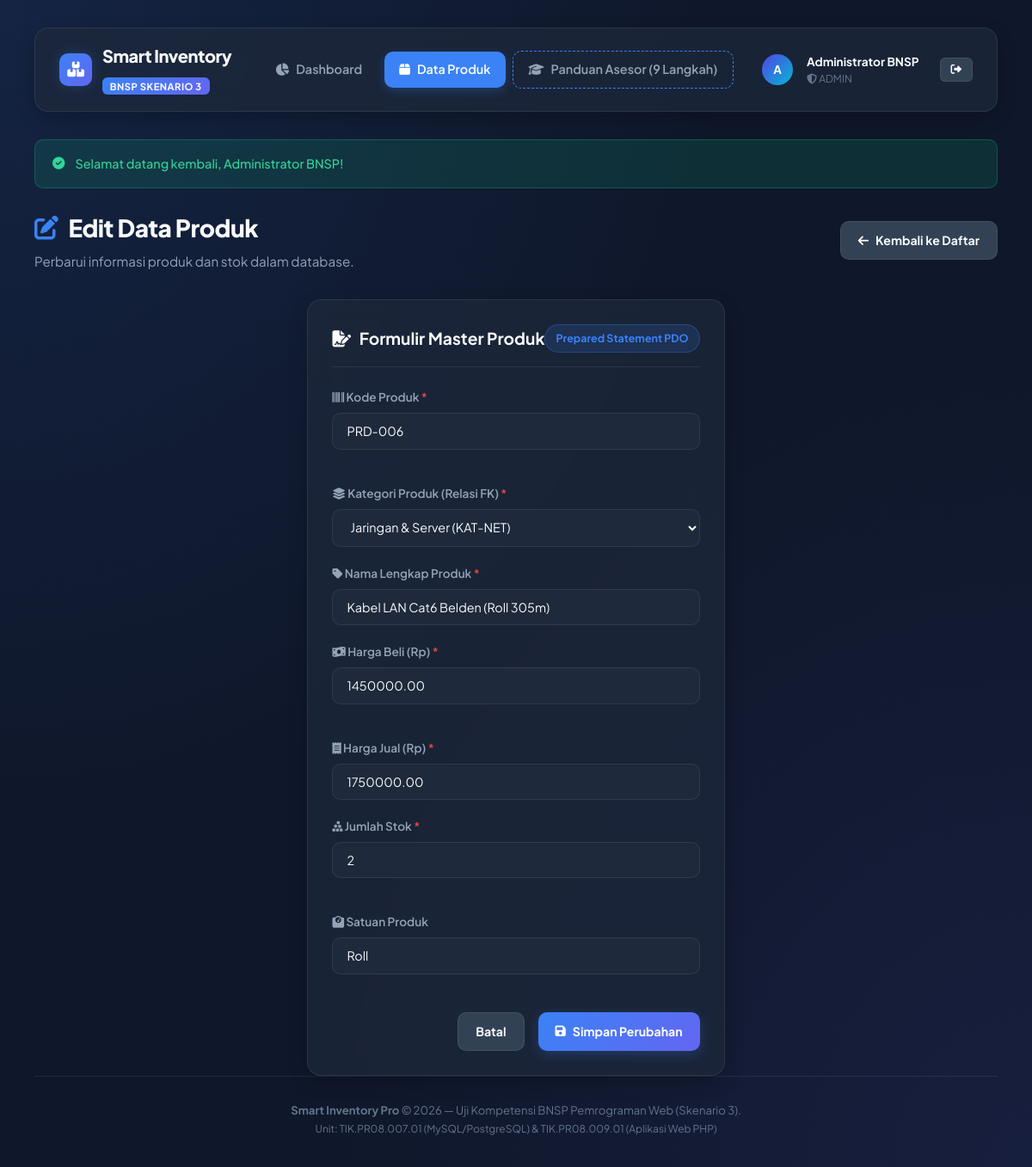
/index.php?action=product_edit&id=6 (signed in), run on the app's committed database.
### tables this page shows
CREATE TABLE `produk` (
    `id` INT AUTO_INCREMENT PRIMARY KEY,
    `kategori_id` INT NOT NULL,
    `kode_produk` VARCHAR(30) NOT NULL UNIQUE,
    `nama_produk` VARCHAR(150) NOT NULL,
    `harga_beli` DECIMAL(12, 2) NOT NULL DEFAULT 0.00,
    `harga_jual` DECIMAL(12, 2) NOT NULL DEFAULT 0.00,
    `stok` INT NOT NULL DEFAULT 0,
    `satuan` VARCHAR(20) NOT NULL DEFAULT 'Unit',
    `status` ENUM('tersedia', 'menipis', 'habis') DEFAULT 'tersedia',
    `gambar` VARCHAR(255) NULL,
    `created_at` TIMESTAMP DEFAULT CURRENT_TIMESTAMP,
    `updated_at` TIMESTAMP DEFAULT CURRENT_TIMESTAMP ON UPDATE CURRENT_TIMESTAMP,
    CONSTRAINT `fk_produk_kategori` 
        FOREIGN KEY (`kategori_id`) 
        REFERENCES `kategori` (`id`) 
        ON DELETE RESTRICT 
        ON UPDATE CASCADE,
    INDEX `idx_kode_produk` (`kode_produk`),
    INDEX `idx_status` (`status`)
);

CREATE TABLE `kategori` (
    `id` INT AUTO_INCREMENT PRIMARY KEY,
    `kode_kategori` VARCHAR(20) NOT NULL UNIQUE,
    `nama_kategori` VARCHAR(100) NOT NULL,
    `deskripsi` TEXT NULL,
    `created_at` TIMESTAMP DEFAULT CURRENT_TIMESTAMP
);

### index.php (called while the page is built, shortened)
<?php
require_once __DIR__ . '/config/config.php';
$action = $_GET['action'] ?? 'dashboard';
$viewFile = 'views/dashboard.php';
switch ($action) {
    case 'product_edit':
        $viewFile = 'views/product_form.php';
        break;
}
require_once __DIR__ . '/views/header.php';
require_once __DIR__ . '/' . $viewFile;
require_once __DIR__ . '/views/footer.php';

### config/config.php (called while the page is built, shortened)
<?php
spl_autoload_register(function ($class) {
    $file = __DIR__ . '/../classes/' . $class . '.php';
});

### classes/Database.php (called while the page is built, shortened)
<?php
class Database {
    private static ?Database $instance = null;
    private ?PDO $connection = null;
    private string $host = DB_HOST;
    private string $port = DB_PORT;
    private string $db_name = DB_NAME;
    private string $username = DB_USER;
    private string $password = DB_PASS;
    private string $charset = DB_CHARSET;
    private function __construct() {
        $dsn = "mysql:host={$this->host};port={$this->port};dbname={$this->db_name};charset={$this->charset}";
        $options = [
            PDO::ATTR_ERRMODE            => PDO::ERRMODE_EXCEPTION,
            PDO::ATTR_DEFAULT_FETCH_MODE => PDO::FETCH_ASSOC,
            PDO::ATTR_EMULATE_PREPARES   => false,
            PDO::ATTR_PERSISTENT         => false,
        ];
        try {
            $this->connection = new PDO($dsn, $this->username, $this->password, $options);
        } catch (PDOException $e) {
            die("Koneksi Database Gagal: " . htmlspecialchars($e->getMessage()));
        }
    }
    public static function getInstance(): Database {
        if (self::$instance === null) {
            self::$instance = new Database();
        }
        return self::$instance;
    }
    public function getConnection(): PDO {
        return $this->connection;
    }
}

### classes/Product.php (called while the page is built, shortened)
<?php
class Product {
    private PDO $db;
    private string $table = 'produk';
    public function __construct() {
        $this->db = Database::getInstance()->getConnection();
    }
    public function getById(int $id): ?array {
        $query = "SELECT p.*, k.nama_kategori
                  FROM {$this->table} p
                  INNER JOIN kategori k ON p.kategori_id = k.id
                  WHERE p.id = :id LIMIT 1";
        $stmt = $this->db->prepare($query);
        $stmt->bindValue(':id', $id, PDO::PARAM_INT);
        $stmt->execute();
        $res = $stmt->fetch();
        return $res ?: null;
    }
}

### classes/Category.php (called while the page is built, shortened)
<?php
class Category {
    private PDO $db;
    private string $table = 'kategori';
    public function __construct() {
        $this->db = Database::getInstance()->getConnection();
    }
    public function getAllWithProductCount(): array {
        $query = "SELECT k.*, COUNT(p.id) AS total_produk
                  FROM {$this->table} k
                  LEFT JOIN produk p ON k.id = p.kategori_id
                  GROUP BY k.id
                  ORDER BY k.nama_kategori ASC";
        $stmt = $this->db->prepare($query);
        $stmt->execute();
        return $stmt->fetchAll();
    }
}

### views/product_form.php (the view, shortened to what this page needs)
<?php
$productModel = new Product();
$categoryModel = new Category();
$categories = $categoryModel->getAllWithProductCount();
$isEdit = ($action === 'product_edit');
$productId = (int)($_GET['id'] ?? 0);
$product = [
    'id' => 0,
    'kode_produk' => '',
    'nama_produk' => '',
    'kategori_id' => '',
    'harga_beli' => '',
    'harga_jual' => '',
    'stok' => '0',
    'satuan' => 'Unit'
];
if ($isEdit) {
    $existing = $productModel->getById($productId);
    $product = $existing;
}
?>
<div class="page-header">
    <div>
        <h1 class="page-title">
            <i class="fas <?= $isEdit ? 'fa-pen-to-square' : 'fa-plus-circle' ?>" style="color: var(--primary);"></i>
            <?= $isEdit ? 'Edit Data Produk' : 'Tambah Produk Baru' ?>
        </h1>
        <p class="page-subtitle"><?= $isEdit ? 'Perbarui informasi produk dan stok dalam database.' : 'Tambahkan item baru ke dalam tabel produk.' ?></p>
    </div>
    <div>
        <a href="index.php?action=products" class="btn btn-secondary">
            <i class="fas fa-arrow-left"></i> Kembali ke Daftar
        </a>
    </div>
</div>
<div class="card" style="max-width: 900px; margin: 0 auto;">
    <div class="card-header">
        <div class="card-title">
            <i class="fas fa-file-signature"></i> Formulir Master Produk
        </div>
        <span class="badge badge-primary">Prepared Statement PDO</span>
    </div>
    <form method="POST" action="">
        <div class="form-grid">
            <div class="form-group">
                <label class="form-label" for="kode_produk">
                    <i class="fas fa-barcode"></i> Kode Produk <span style="color: var(--danger);">*</span>
                </label>
                <input type="text" id="kode_produk" name="kode_produk" class="form-control"
                       placeholder="Contoh: PRD-009"
                       value="<?= htmlspecialchars($product['kode_produk'] ?? '') ?>" required>
            </div>
            <div class="form-group">
                <label class="form-label" for="kategori_id">
                    <i class="fas fa-layer-group"></i> Kategori Produk (Relasi FK) <span style="color: var(--danger);">*</span>
                </label>
                <select id="kategori_id" name="kategori_id" class="form-control" required>
                    <?php foreach ($categories as $cat): ?>
                        <option value="<?= $cat['id'] ?>" <?= ((string)$product['kategori_id'] === (string)$cat['id']) ? 'selected' : '' ?>>
                            <?= htmlspecialchars($cat['nama_kategori']) ?> (<?= htmlspecialchars($cat['kode_kategori']) ?>)
                        </option>
                    <?php endforeach; ?>
                </select>
            </div>
        </div>
        <div class="form-group">
            <label class="form-label" for="nama_produk">
                <i class="fas fa-tag"></i> Nama Lengkap Produk <span style="color: var(--danger);">*</span>
            </label>
            <input type="text" id="nama_produk" name="nama_produk" class="form-control"
                   placeholder="Contoh: SSD NVMe 1TB Kingston KC3000"
                   value="<?= htmlspecialchars($product['nama_produk'] ?? '') ?>" required>
        </div>
        <div class="form-grid">
            <div class="form-group">
                <label class="form-label" for="harga_beli">
                    <i class="fas fa-money-bill-wave"></i> Harga Beli (Rp) <span style="color: var(--danger);">*</span>
                </label>
                <input type="number" id="harga_beli" name="harga_beli" class="form-control"
                       placeholder="0" step="1000" min="0"
                       value="<?= htmlspecialchars($product['harga_beli'] ?? '') ?>" required>
            </div>
            <div class="form-group">
                <label class="form-label" for="harga_jual">
                    <i class="fas fa-receipt"></i> Harga Jual (Rp) <span style="color: var(--danger);">*</span>
                </label>
                <input type="number" id="harga_jual" name="harga_jual" class="form-control"
                       placeholder="0" step="1000" min="0"
                       value="<?= htmlspecialchars($product['harga_jual'] ?? '') ?>" required>
            </div>
        </div>
        <div class="form-grid">
            <div class="form-group">
                <label class="form-label" for="stok">
                    <i class="fas fa-cubes-stacked"></i> Jumlah Stok <span style="color: var(--danger);">*</span>
                </label>
                <input type="number" id="stok" name="stok" class="form-control"
                       placeholder="0" min="0"
                       value="<?= htmlspecialchars((string)($product['stok'] ?? 0)) ?>" required>
            </div>
            <div class="form-group">
                <label class="form-label" for="satuan">
                    <i class="fas fa-weight-scale"></i> Satuan Produk
                </label>
                <input type="text" id="satuan" name="satuan" class="form-control"
                       placeholder="Contoh: Unit, Pcs, Box, Lusin, Set"
                       value="<?= htmlspecialchars($product['satuan'] ?? 'Unit') ?>" required>
            </div>
        </div>
        <div style="display: flex; gap: 1rem; margin-top: 1.5rem; justify-content: flex-end;">
            <a href="index.php?action=products" class="btn btn-secondary">Batal</a>
            <button type="submit" class="btn btn-primary">
                <i class="fas fa-save"></i> <?= $isEdit ? 'Simpan Perubahan' : 'Simpan Produk Baru' ?>
            </button>
        </div>
    </form>
</div>

### assets/css/style.css (style rules this page uses)
:root { --bg-main: #0f172a; --bg-surface: #1e293b; --bg-surface-elevated: #334155; --bg-glass: rgba(30, 41, 59, 0.75); --border-color: rgba(255, 255, 255, 0.08); --border-focus: #3b82f6; --text-primary: #f8fafc; --text-secondary: #94a3b8; --text-muted: #64748b; --primary: #3b82f6; --primary-hover: #2563eb; --primary-glow: rgba(59, 130, 246, 0.25); --secondary: #6366f1; --accent: #06b6d4; --success: #10b981; --success-bg: rgba(16, 185, 129, 0.15); --warning: #f59e0b; --warning-bg: rgba(245, 158, 11, 0.15); --danger: #ef4444; --danger-bg: rgba(239, 68, 68, 0.15); --info: #0284c7; --info-bg: rgba(2, 132, 199, 0.15); --radius-sm: 6px; --radius-md: 10px; --radius-lg: 16px; --radius-xl: 24px; --shadow-sm: 0 2px 8px rgba(0, 0, 0, 0.2); --shadow-md: 0 8px 24px -4px rgba(0, 0, 0, 0.3); --shadow-lg: 0 20px 40px -8px rgba(0, 0, 0, 0.45); --transition: all 0.25s cubic-bezier(0.4, 0, 0.2, 1); }
* { margin: 0; padding: 0; box-sizing: border-box; }
body { font-family: 'Plus Jakarta Sans', -apple-system, BlinkMacSystemFont, 'Segoe UI', Roboto, sans-serif; background-color: var(--bg-main); color: var(--text-primary); line-height: 1.6; min-height: 100vh; display: flex; flex-direction: column; overflow-x: hidden; background-image: radial-gradient(at 0% 0%, rgba(59, 130, 246, 0.12) 0px, transparent 50%), radial-gradient(at 100% 100%, rgba(99, 102, 241, 0.1) 0px, transparent 50%); background-attachment: fixed; }
.page-header { display: flex; align-items: center; justify-content: space-between; margin-bottom: 2rem; flex-wrap: wrap; gap: 1rem; }
.page-title { font-size: 1.75rem; font-weight: 800; letter-spacing: -0.5px; display: flex; align-items: center; gap: 0.75rem; }
.page-subtitle { color: var(--text-secondary); font-size: 0.95rem; margin-top: 0.25rem; }
.card { background: var(--bg-glass); backdrop-filter: blur(12px); -webkit-backdrop-filter: blur(12px); border: 1px solid var(--border-color); border-radius: var(--radius-lg); padding: 1.75rem; box-shadow: var(--shadow-md); transition: var(--transition); position: relative; }
.card-header { display: flex; align-items: center; justify-content: space-between; margin-bottom: 1.5rem; padding-bottom: 1rem; border-bottom: 1px solid var(--border-color); }
.card-title { font-size: 1.2rem; font-weight: 700; display: flex; align-items: center; gap: 0.6rem; }
.badge { display: inline-flex; align-items: center; gap: 0.4rem; padding: 0.35rem 0.75rem; font-size: 0.78rem; font-weight: 700; border-radius: 9999px; text-transform: capitalize; }
.badge-primary { background: rgba(59, 130, 246, 0.15); color: var(--primary); border: 1px solid rgba(59, 130, 246, 0.3); }
.btn { display: inline-flex; align-items: center; justify-content: center; gap: 0.5rem; padding: 0.65rem 1.25rem; font-size: 0.88rem; font-weight: 700; border-radius: var(--radius-md); border: none; cursor: pointer; text-decoration: none; transition: var(--transition); font-family: inherit; }
.btn-primary { background: linear-gradient(135deg, var(--primary), var(--secondary)); color: #fff; box-shadow: 0 4px 14px var(--primary-glow); }
.btn-secondary { background: var(--bg-surface-elevated); color: var(--text-primary); border: 1px solid var(--border-color); }
.form-group { margin-bottom: 1.25rem; }
.form-label { display: block; font-size: 0.85rem; font-weight: 600; color: var(--text-secondary); margin-bottom: 0.45rem; }
.form-control { width: 100%; background: var(--bg-surface); border: 1px solid var(--border-color); border-radius: var(--radius-md); padding: 0.7rem 1rem; color: var(--text-primary); font-size: 0.9rem; font-family: inherit; transition: var(--transition); }
.form-grid { display: grid; grid-template-columns: repeat(auto-fit, minmax(280px, 1fr)); gap: 1.25rem; }

### data on the page
produk: kode_produk "PRD-006", kategori_id "Jaringan & Server (KAT-NET)", nama_produk "Kabel LAN Cat6 Belden (Roll 305m)", harga_beli "1450000.00", harga_jual "1750000.00", stok "2", satuan "Roll"

### other printed values
substr($user['nama_lengkap'] ?? 'A', 0, 1) "A"
$user['nama_lengkap'] "Administrator BNSP"
$user['role'] "ADMIN"
$flash['message'] "Selamat datang kembali, Administrator BNSP!"
